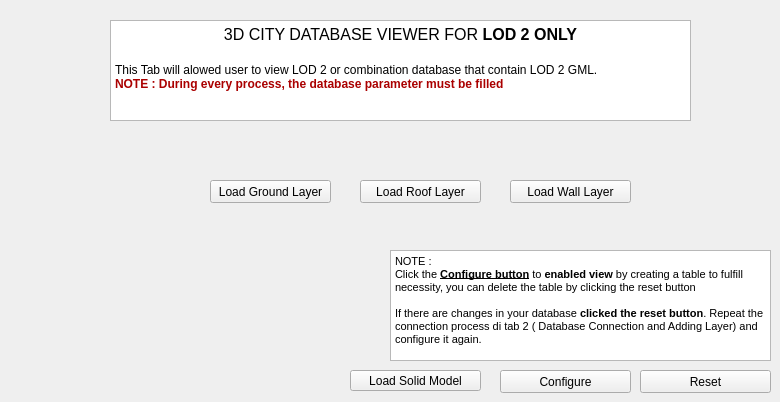
     <widget class="QWidget" name="tab_4">
      <attribute name="title">
       <string>LOD 2 Viewer</string>
      </attribute>
      <widget class="QPushButton" name="pb_configure_lod2">
       <property name="geometry">
        <rect>
         <x>500</x>
         <y>370</y>
         <width>131</width>
         <height>23</height>
        </rect>
       </property>
       <property name="text">
        <string>Configure</string>
       </property>
      </widget>
      <widget class="QPushButton" name="pb_wall_lod2">
       <property name="geometry">
        <rect>
         <x>510</x>
         <y>180</y>
         <width>121</width>
         <height>23</height>
        </rect>
       </property>
       <property name="text">
        <string>Load Wall Layer</string>
       </property>
      </widget>
      <widget class="QPushButton" name="pb_roof_lod2">
       <property name="geometry">
        <rect>
         <x>360</x>
         <y>180</y>
         <width>121</width>
         <height>23</height>
        </rect>
       </property>
       <property name="text">
        <string>Load Roof Layer</string>
       </property>
      </widget>
      <widget class="QPushButton" name="pb_ground_lod2">
       <property name="geometry">
        <rect>
         <x>210</x>
         <y>180</y>
         <width>121</width>
         <height>23</height>
        </rect>
       </property>
       <property name="text">
        <string>Load Ground Layer</string>
       </property>
      </widget>
      <widget class="QTextEdit" name="textEdit_3">
       <property name="geometry">
        <rect>
         <x>110</x>
         <y>20</y>
         <width>581</width>
         <height>101</height>
        </rect>
       </property>
       <property name="html">
        <string>&lt;!DOCTYPE HTML PUBLIC &quot;-//W3C//DTD HTML 4.0//EN&quot; &quot;http://www.w3.org/TR/REC-html40/strict.dtd&quot;&gt;
&lt;html&gt;&lt;head&gt;&lt;meta name=&quot;qrichtext&quot; content=&quot;1&quot; /&gt;&lt;style type=&quot;text/css&quot;&gt;
p, li { white-space: pre-wrap; }
&lt;/style&gt;&lt;/head&gt;&lt;body style=&quot; font-family:'MS Shell Dlg 2'; font-size:8.25pt; font-weight:400; font-style:normal;&quot;&gt;
&lt;p align=&quot;center&quot; style=&quot; margin-top:0px; margin-bottom:0px; margin-left:0px; margin-right:0px; -qt-block-indent:0; text-indent:0px;&quot;&gt;&lt;span style=&quot; font-size:12pt;&quot;&gt;3D CITY DATABASE VIEWER FOR &lt;/span&gt;&lt;span style=&quot; font-size:12pt; font-weight:600;&quot;&gt;LOD 2 ONLY&lt;/span&gt;&lt;/p&gt;
&lt;p align=&quot;center&quot; style=&quot;-qt-paragraph-type:empty; margin-top:0px; margin-bottom:0px; margin-left:0px; margin-right:0px; -qt-block-indent:0; text-indent:0px; font-size:12pt; font-weight:600;&quot;&gt;&lt;br /&gt;&lt;/p&gt;
&lt;p style=&quot; margin-top:0px; margin-bottom:0px; margin-left:0px; margin-right:0px; -qt-block-indent:0; text-indent:0px;&quot;&gt;&lt;span style=&quot; font-size:9pt;&quot;&gt;This Tab will alowed user to view LOD 2 or combination database that contain LOD 2 GML.&lt;/span&gt;&lt;/p&gt;
&lt;p style=&quot; margin-top:0px; margin-bottom:0px; margin-left:0px; margin-right:0px; -qt-block-indent:0; text-indent:0px;&quot;&gt;&lt;span style=&quot; font-size:9pt; font-weight:600; color:#aa0000;&quot;&gt;NOTE : During every process, the database parameter must be filled &lt;/span&gt;&lt;/p&gt;
&lt;p align=&quot;center&quot; style=&quot;-qt-paragraph-type:empty; margin-top:0px; margin-bottom:0px; margin-left:0px; margin-right:0px; -qt-block-indent:0; text-indent:0px; font-size:12pt;&quot;&gt;&lt;br /&gt;&lt;/p&gt;&lt;/body&gt;&lt;/html&gt;</string>
       </property>
      </widget>
      <widget class="QTextBrowser" name="textBrowser_2">
       <property name="geometry">
        <rect>
         <x>390</x>
         <y>250</y>
         <width>381</width>
         <height>111</height>
        </rect>
       </property>
       <property name="html">
        <string>&lt;!DOCTYPE HTML PUBLIC &quot;-//W3C//DTD HTML 4.0//EN&quot; &quot;http://www.w3.org/TR/REC-html40/strict.dtd&quot;&gt;
&lt;html&gt;&lt;head&gt;&lt;meta name=&quot;qrichtext&quot; content=&quot;1&quot; /&gt;&lt;style type=&quot;text/css&quot;&gt;
p, li { white-space: pre-wrap; }
&lt;/style&gt;&lt;/head&gt;&lt;body style=&quot; font-family:'MS Shell Dlg 2'; font-size:8.25pt; font-weight:400; font-style:normal;&quot;&gt;
&lt;p style=&quot; margin-top:0px; margin-bottom:0px; margin-left:0px; margin-right:0px; -qt-block-indent:0; text-indent:0px;&quot;&gt;NOTE :&lt;/p&gt;
&lt;p style=&quot; margin-top:0px; margin-bottom:0px; margin-left:0px; margin-right:0px; -qt-block-indent:0; text-indent:0px;&quot;&gt;Click the &lt;span style=&quot; font-weight:600; text-decoration: underline;&quot;&gt;Configure button&lt;/span&gt; to &lt;span style=&quot; font-weight:600;&quot;&gt;enabled view&lt;/span&gt; by creating a table to fulfill necessity, you can delete the table by clicking the reset button&lt;/p&gt;
&lt;p style=&quot;-qt-paragraph-type:empty; margin-top:0px; margin-bottom:0px; margin-left:0px; margin-right:0px; -qt-block-indent:0; text-indent:0px;&quot;&gt;&lt;br /&gt;&lt;/p&gt;
&lt;p style=&quot; margin-top:0px; margin-bottom:0px; margin-left:0px; margin-right:0px; -qt-block-indent:0; text-indent:0px;&quot;&gt;If there are changes in your database &lt;span style=&quot; font-weight:600;&quot;&gt;clicked the reset button&lt;/span&gt;. Repeat the connection process di tab 2 ( Database Connection and Adding Layer) and configure it again. &lt;/p&gt;&lt;/body&gt;&lt;/html&gt;</string>
       </property>
      </widget>
      <widget class="QPushButton" name="pb_reset_lod2">
       <property name="geometry">
        <rect>
         <x>640</x>
         <y>370</y>
         <width>131</width>
         <height>23</height>
        </rect>
       </property>
       <property name="text">
        <string>Reset</string>
       </property>
      </widget>
      <widget class="QPushButton" name="pb_solid_lod2">
       <property name="geometry">
        <rect>
         <x>350</x>
         <y>370</y>
         <width>131</width>
         <height>21</height>
        </rect>
       </property>
       <property name="text">
        <string>Load Solid Model</string>
       </property>
      </widget>
     </widget>
